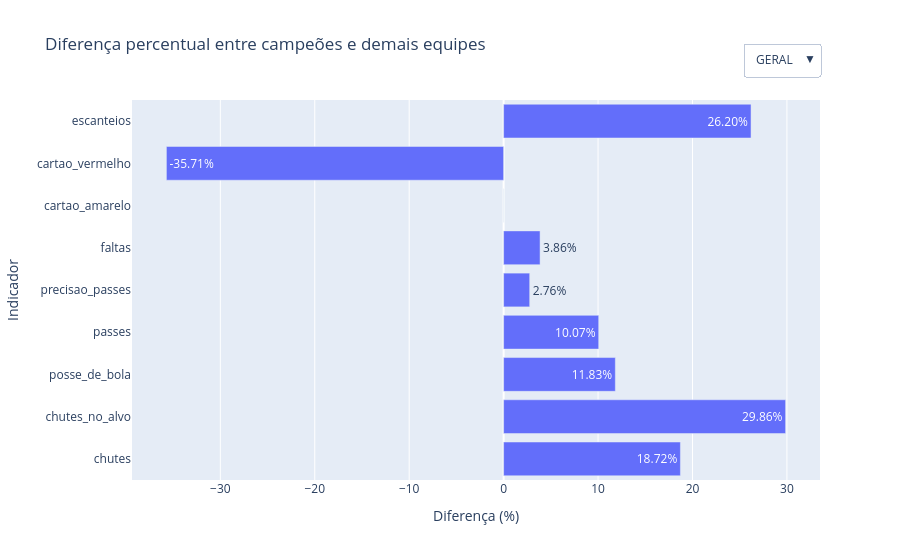

Source (notebook cell):
### Markdown cell above
### **Visualização dos resultados**

Quanto os campeões diferem das demais equipes em cada indicador?

### Code cell
import plotly.graph_objects as go
indicadores_grafico = comparacao.index.tolist()
diferenca_geral = comparacao['Diferença (%)'].tolist()
botoes = [
    dict(
        label='GERAL',
        method='update',
        args=[
            {
                'x': [diferenca_geral],
                'y': [indicadores_grafico],
                'text': [diferenca_geral]
            },
            {
                'title': 'Diferença percentual entre campeões e demais equipes'
            }
        ]
    )
]
for _, linha in comparacao_ano.iterrows():

    ano = linha['ano']
    clube = linha['clube']

    diferencas = [
        linha[f'{indicador}_dif']
        for indicador in indicadores
    ]

    botoes.append(
        dict(
            label=str(ano),
            method='update',
            args=[
                {
                    'x': [diferencas],
                    'y': [indicadores],
                    'text': [diferencas]
                },
                {
                    'title': f'{clube} ({ano}) × demais equipes'
                }
            ]
        )
    )
fig = go.Figure()

fig.add_trace(
    go.Bar(
        x=diferenca_geral,
        y=indicadores_grafico,
        orientation='h',
        text=diferenca_geral,
        texttemplate='%{text:.2f}%',
        customdata=comparacao[['Campeões', 'Demais equipes']],
        hovertemplate=(
            '<b>%{y}</b><br>'
            'Campeões: %{customdata[0]:.2f}<br>'
            'Demais equipes: %{customdata[1]:.2f}<br>'
            'Diferença: %{x:.2f}%'
            '<extra></extra>'
        )
    )
)
fig.update_layout(
    updatemenus=[
        dict(
            buttons=botoes,
            direction='down',
            showactive=True,
            x=1,
            y=1.15
        )
    ],
    xaxis_title='Diferença (%)',
    yaxis_title='Indicador',
    title='Diferença percentual entre campeões e demais equipes'
)

fig.show()

### Figure 1 — Plotly figure (JSON) as saved in the notebook; plotly's stock layout.template omitted (floating-point values rounded to 4 significant figures)
{"data": [{"customdata": [[15.41, 12.98], [5.48, 4.22], [55.59, 49.71], [465.1, 422.6], [82.56, 80.34], [15.32, 14.75], [2.31, 2.31], [0.09, 0.14], [6.55, 5.19]], "hovertemplate": "<b>%{y}</b><br>Campeões: %{customdata[0]:.2f}<br>Demais equipes: %{customdata[1]:.2f}<br>Diferença: %{x:.2f}%<extra></extra>", "orientation": "h", "text": ["18.72", "29.86", "11.83", "10.07", "2.76", "3.86", "0.0", "-35.71", "26.2"], "texttemplate": "%{text:.2f}%", "type": "bar", "x": [18.72, 29.86, 11.83, 10.07, 2.76, 3.86, 0, -35.71, 26.2], "y": ["chutes", "chutes_no_alvo", "posse_de_bola", "passes", "precisao_passes", "faltas", "cartao_amarelo", "cartao_vermelho", "escanteios"]}], "layout": {"title": {"text": "Diferença percentual entre campeões e demais equipes"}, "updatemenus": [{"buttons": [{"args": [{"text": [[18.72, 29.86, 11.83, 10.07, 2.76, 3.86, 0, -35.71, 26.2]], "x": [[18.72, 29.86, 11.83, 10.07, 2.76, 3.86, 0, -35.71, 26.2]], "y": [["chutes", "chutes_no_alvo", "posse_de_bola", "passes", "precisao_passes", "faltas", "cartao_amarelo", "cartao_vermelho", "escanteios"]]}, {"title": "Diferença percentual entre campeões e demais equipes"}], "label": "GERAL", "method": "update"}, {"args": [{"text": [[7.55, 24.11, -1.28, -5.76, -3.17, 12.16, 31.06, 0, 10.55]], "x": [[7.55, 24.11, -1.28, -5.76, -3.17, 12.16, 31.06, 0, 10.55]], "y": [["chutes", "chutes_no_alvo", "posse_de_bola", "passes", "precisao_passes", "faltas", "cartao_amarelo", "cartao_vermelho", "escanteios"]]}, {"title": "Palmeiras (2018) × demais equipes"}], "label": "2018", "method": "update"}, {"args": [{"text": [[16.06, 34.32, 19.85, 17.94, 3.7, 4.77, 3.26, -38.46, 37.43]], "x": [[16.06, 34.32, 19.85, 17.94, 3.7, 4.77, 3.26, -38.46, 37.43]], "y": [["chutes", "chutes_no_alvo", "posse_de_bola", "passes", "precisao_passes", "faltas", "cartao_amarelo", "cartao_vermelho", "escanteios"]]}, {"title": "Flamengo (2019) × demais equipes"}], "label": "2019", "method": "update"}, {"args": [{"text": [[22.12, 35.44, 23.14, 27.1, 5.94, 6.99, 8.41, -42.86, 13.66]], "x": [[22.12, 35.44, 23.14, 27.1, 5.94, 6.99, 8.41, -42.86, 13.66]], "y": [["chutes", "chutes_no_alvo", "posse_de_bola", "passes", "precisao_passes", "faltas", "cartao_amarelo", "cartao_vermelho", "escanteios"]]}, {"title": "Flamengo (2020) × demais equipes"}], "label": "2020", "method": "update"}, {"args": [{"text": [[12.11, 18.78, 13.96, 18.63, 5.31, 1.4, -9.91, -54.55, 26.39]], "x": [[12.11, 18.78, 13.96, 18.63, 5.31, 1.4, -9.91, -54.55, 26.39]], "y": [["chutes", "chutes_no_alvo", "posse_de_bola", "passes", "precisao_passes", "faltas", "cartao_amarelo", "cartao_vermelho", "escanteios"]]}, {"title": "Atletico-MG (2021) × demais equipes"}], "label": "2021", "method": "update"}, {"args": [{"text": [[32.96, 43.26, 9.63, 2.86, 2.59, -11.02, -20.99, -46.67, 46.38]], "x": [[32.96, 43.26, 9.63, 2.86, 2.59, -11.02, -20.99, -46.67, 46.38]], "y": [["chutes", "chutes_no_alvo", "posse_de_bola", "passes", "precisao_passes", "faltas", "cartao_amarelo", "cartao_vermelho", "escanteios"]]}, {"title": "Palmeiras (2022) × demais equipes"}], "label": "2022", "method": "update"}, {"args": [{"text": [[20.55, 22.89, 5.96, -0.11, 2.19, 7.42, -10, -26.67, 21.8]], "x": [[20.55, 22.89, 5.96, -0.11, 2.19, 7.42, -10, -26.67, 21.8]], "y": [["chutes", "chutes_no_alvo", "posse_de_bola", "passes", "precisao_passes", "faltas", "cartao_amarelo", "cartao_vermelho", "escanteios"]]}, {"title": "Palmeiras (2023) × demais equipes"}], "label": "2023", "method": "update"}], "direction": "down", "showactive": true, "x": 1, "y": 1.15}], "xaxis": {"title": {"text": "Diferença (%)"}}, "yaxis": {"title": {"text": "Indicador"}}}}
